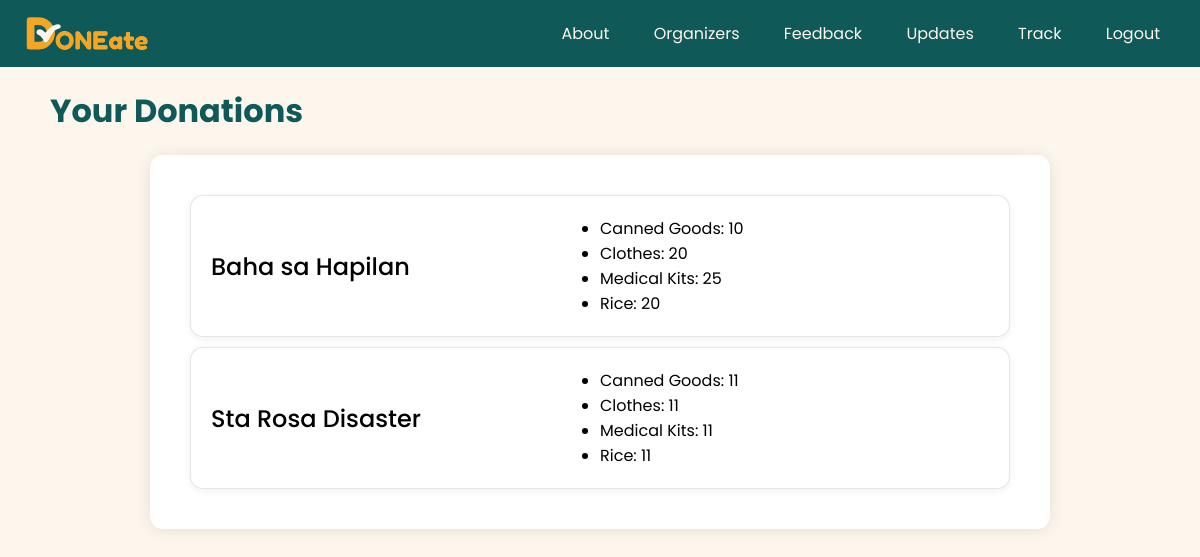
/donor_track (signed in), run on the app's committed database.
### models.py (models this page shows, shortened)
class Campaigns(db.Model):
    __tablename__ = 'Campaigns'
    CampaignID = Column(Integer, primary_key=True, autoincrement=True)
    OrganizerID = Column(Integer, ForeignKey('Organizers.OrganizerID'))
    Name = Column(String(100))
    Description = Column(Text)
    Status = Column(String(20))
    isUrgent = Column(Integer)
    DatePosted = Column(Date, default=date.today)
    Location = Column(String(31))
    organizer = db.relationship("Organizers", backref="campaigns")

class ItemList(db.Model):
    __tablename__ = 'ItemList'
    ItemID = Column(Integer, primary_key=True, autoincrement=True)
    ItemName = Column(String(100))

### app.py (the view)
@app.route('/donor_track')
def donor_track():
    donor_id = session.get('donor_id')  # make sure this is set on login
    results = (
        db.session.query(
            Campaigns.Name.label('campaign_name'),
            ItemList.ItemName.label('item_name'),
            func.sum(Inventory.QuantityAvailable).label('quantity')
        )
        .join(Donations, Donations.DonationID == Inventory.DonationID)
        .join(Campaigns, Campaigns.CampaignID == Inventory.CampaignID)
        .join(ItemList, ItemList.ItemID == Inventory.ItemID)
        .filter(Donations.DonorID == donor_id)
        .group_by(Campaigns.Name, ItemList.ItemName)
        .all()
    )
    campaigns = defaultdict(list)
    for row in results:
        campaigns[row.campaign_name].append((row.item_name, row.quantity))
    return render_template('donor_track.html', campaigns=campaigns, role = session.get('role'))

### templates/donor_track.html
{% extends "layout.html" %}
{% block body %}
<body>
    {% include "navigation.html" %}
    <h1 id="donor-page-title">Your Donations</h1>
    <div class="donor-center-container">
        {% if campaigns %}
        {% for campaign, items in campaigns.items() %}
        <div class="donor-center-div">
            <h3 class="organizer-name">{{ campaign }}</h3>
            <div class="allocate-summary-list">
                <ul>
                    {% for item_name, qty in items %}
                    <li>{{ item_name }}: {{ qty }}</li>
                    {% endfor %}
                </ul>
            </div>
        </div>
        {% endfor %}
        {% else %}
        <div class="donor-center-div">
            <p>You haven't donated to any campaigns yet or the organizer has not yet allocated your donations.</p>
        </div>
        {% endif %}
    </div>
</body>
{% endblock %}

### static/styles.css (style rules this page uses)
* { margin: 0; padding: 0; box-sizing: border-box; font-family: "Poppins", sans-serif; text-decoration: none; }
:root { --primary-color: #fdf6ec; --secondary-color: #0f5959; --accent-color: #f5a623; --white: #fff; --text-color: #333; --text-field-color: #f1f1f1; --font-size-s: 0.9rem; --font-size-n: 1rem; --font-size-m: 1.12rem; --font-size-l: 1.5rem; --font-size-xl: 2rem; --font-size-xxl: 2.3rem; --font-weight-normal: 400; --font-weight-medium: 500; --font-weight-semibold: 600; --font-weight-bold: 700; --border-radius-1: 0.4rem; --border-radius-2: 0.8rem; --border-radius-3: 1.2rem; --box-shadow: 0 2px 8px rgba(0, 0, 0, 0.06); --border: 1px solid rgba(0, 0, 0, 0.1); }
body { background-color: var(--primary-color); min-height: 100vh; }
#donor-page-title { color: var(--secondary-color); margin: 20px 50px; }
.donor-center-container { display: flex; flex-direction: column; align-items: center; background-color: var(--white); justify-content: center; margin: 0px auto 0px auto; width: 75%; margin-top: 10px; margin-bottom: 30px; padding: 40px; box-shadow: 0px 1px 15px rgb(0, 0, 0, 0.1); border-radius: var(--border-radius-2); gap: 10px; }
.donor-center-div { display: flex; justify-content: space-between; width: 100%; gap: 20px; padding: 20px; background-color: var(--white); border-radius: var(--border-radius-2); border: 1px solid rgba(0, 0, 0, 0.1); box-shadow: 0 2px 8px rgba(0, 0, 0, 0.06); }
.organizer-name { font-size: var(--font-size-l); font-weight: var(--font-weight-medium); margin: auto 0px; }
.allocate-summary-list { width: 50%; }

### data on the page
Campaigns: Name "Baha sa Hapilan"
ItemList: ItemName "Canned Goods", qty "10", qty "11"
ItemList: ItemName "Clothes", qty "20", qty "11"
ItemList: ItemName "Medical Kits", qty "25", qty "11"
ItemList: ItemName "Rice", qty "20", qty "11"
Campaigns: Name "Sta Rosa Disaster"
